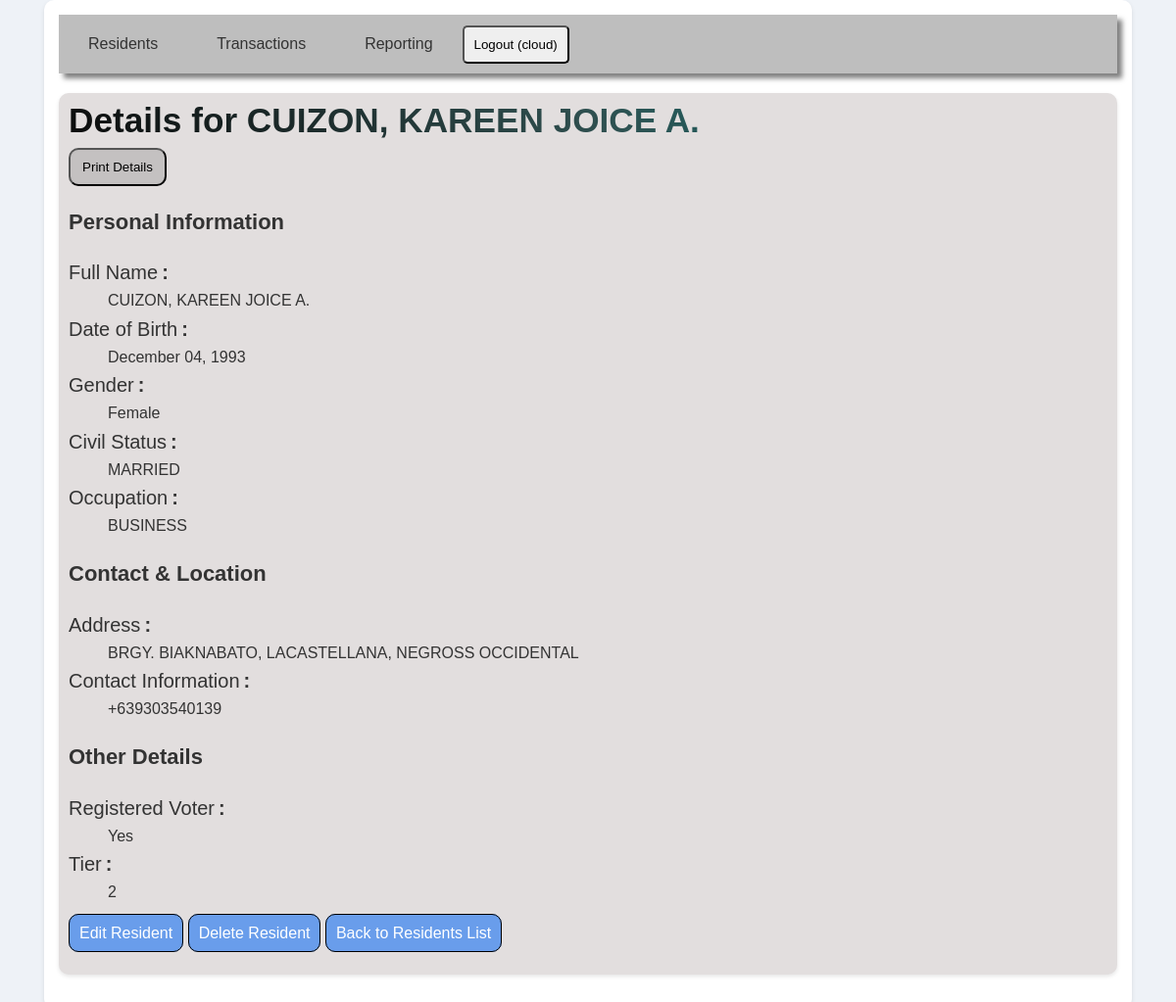
The page /residents/14/ (signed in) on the database its author committed.
### residents/models.py (models this page shows, shortened)
class Resident(models.Model):
    GENDER_CHOICES = [
        ('Male', 'Male'),
        ('Female', 'Female'),
        ('Others', 'Others'),
    ]
    TIER_CHOICES = [(str(i), str(i)) for i in range(1, 7)]
    CIVIL_STATUS_CHOICES = [
        ('SINGLE', 'Single'),
        ('MARRIED', 'Married'),
        ('WIDOWED', 'Widowed'),
        ('DIVORCED', 'Divorced'),
        ('SEPARATED', 'Separated'),
        ('ANNULLED', 'Annulled'),
        ('COMMON-LAW / LIVE-IN PARTNER', 'Common-law / Live-in Partner'),
    ]
    contact_validator = RegexValidator(
        regex=r'^[0-9+]*$', # Allows digits (0-9) and the plus sign (+)
        message='Contact information can only contain digits (0-9) and the plus sign (+).'
    )
    full_name = models.CharField(max_length=255)
    date_of_birth = models.DateField()
    gender = models.CharField(max_length=10, choices=GENDER_CHOICES)
    purok = models.CharField(max_length=225)
    religion = models.CharField(max_length=100, blank=True, null=True)
    email_address = models.EmailField(max_length=255, blank=True, null=True)
    address = models.TextField()
    place_of_birth = models.TextField()
    contact_information = models.CharField(max_length=100, blank=True, null=True, default='+63', validators=[contact_validator]) # Optional
    civil_status = models.CharField(max_length=50, choices=CIVIL_STATUS_CHOICES) # Applied new choices
    nationality = models.CharField(max_length=100, default='Filipino', blank=True, null=True)
    occupation = models.CharField(max_length=100, blank=True, null=True) # Optional
    voter_status = models.BooleanField(default=False) # True if registered voter
    tier = models.CharField( max_length=10, blank=True, null=True, choices=TIER_CHOICES )
    notes = models.TextField(blank=True, null=True) # Optional

### residents/views.py (the view)
# urls.py: path('<int:resident_id>/', views.resident_detail, name='resident_detail'),
@login_required
def resident_detail(request, resident_id):
    try:
        resident = get_object_or_404(Resident, pk=resident_id)
    except Http404:
        messages.warning(request, f"The resident with ID {resident_id} was not found or has been deleted.")
        return redirect('index')
    context = {
        'resident': resident,
        'page_title': f'Details for {resident.full_name}'
    }
    return render(request, 'residents/resident_detail.html', context)

### residents/templates/residents/resident_detail.html (shortened to what this page needs)
{% load static %}
<!DOCTYPE html>
<html>
<head>
    {% include 'residents/html/header.html' %}
</head>
<body>
    <div class="container">
  {% include 'residents/html/header_nav_bar.html' %}
        <div class="content">
            <div class="page-header">
                <h1>{{ page_title }}</h1>
                <button id="print-details-btn" class="btn btn-print">Print Details</button>
            </div>
            <div class="data">
                <div class="resident-details">
                    <section class="details-section personal-info">
                        <h2 class="section-title">Personal Information</h2>
                        <dl class="details-list">
                            <dt>Full Name</dt>
                            <dd>{{ resident.full_name }}</dd>
                            <dt>Date of Birth</dt>
                            <dd>{{ resident.date_of_birth|date:"F d, Y" }}</dd>
                            <dt>Gender</dt>
                            <dd>{{ resident.gender }}</dd>
                            <dt>Civil Status</dt>
                            <dd>{{ resident.civil_status }}</dd>
                            {% if resident.occupation %}
                                <dt>Occupation</dt>
                                <dd>{{ resident.occupation }}</dd>
                            {% endif %}
                        </dl>
                    </section>
                    <section class="details-section contact-info">
                        <h2 class="section-title">Contact & Location</h2>
                        <dl class="details-list">
                            <dt>Address</dt>
                            <dd>{{ resident.address }}</dd>
                            {% if resident.contact_information %}
                                <dt>Contact Information</dt>
                                <dd>{{ resident.contact_information }}</dd>
                            {% endif %}
                        </dl>
                    </section>
                    <section class="details-section other-info">
                        <h2 class="section-title">Other Details</h2>
                        <dl class="details-list">
                            <dt>Registered Voter</dt>
                            <dd>{% if resident.voter_status %}Yes{% else %}No{% endif %}</dd>
                            <dt>Tier</dt>
                            <dd>{{ resident.tier }}</dd>
                        </dl>
                    </section>
                    <div class="actions-panel">
                        <a href="{% url 'edit_resident' resident.pk %}?next={{ request.get_full_path|urlencode }}" class="btn btn-edit">Edit Resident</a>
                        <a href="{% url 'delete_resident' resident.pk %}?next={{ request.get_full_path|urlencode }}" class="btn btn-delete">Delete Resident</a>
                        <a href="{% url 'index' %}" class="btn btn-back">Back to Residents List</a>
                    </div>
                </div>
            </div>
        </div>
    </div>
</body>
</html>

### residents/templates/residents/html/header_nav_bar.html (shortened to what this page needs)
    <nav class="navbar">
        <ul id="navbar-links">
            {% if user.is_authenticated %}
                <li><a href="{% url 'index' %}" {% if request.resolver_match.url_name == 'index' %}class="active"{% endif %}>Residents</a></li>
                <li><a href="{% url 'transactions_list' %}" {% if request.resolver_match.url_name == 'transactions_list' %}class="active"{% endif %}>Transactions</a></li>
                <li><a href="{% url 'reporting_page' %}" {% if request.resolver_match.url_name == 'reporting_page' %}class="active"{% endif %}>Reporting</a></li>
                <li>
                    <form id="logout-form-interactive" method="post" action="{% url 'logout' %}">
                        <button type="submit" class="logout-button">Logout ({{ user.username }})</button>
                    </form>
                </li>
            {% else %}
                <li><a href="{% url 'login' %}">Login</a></li>
            {% endif %}
        </ul>
    </nav>

### residents/static/residents/css/style.css (style rules this page uses)
body { font-family: 'Arial', sans-serif; line-height: 1.6; margin: 0; padding: 0; background-color: #eef2f7; color: #333; }
.container { max-width: 90%; height: auto; margin: 0 auto; background-color: #fff; padding: 15px; border-radius: 10px; box-shadow: 0 2px 4px rgba(0, 0, 0, 0.1); }
.content { width: 100%; margin: 20px 0; padding-bottom: 20px; background-color: #e2dede; border-radius: 10px; box-shadow: 0 2px 4px rgba(0, 0, 0, 0.1); }
.content .data { width: auto; padding-left: 10px; padding-right: 0; padding-bottom: 10px; }
.content .data a { border-radius: 10px; color: white; width: 100%; padding: 10px; background-color: #699deb; text-decoration: none; border: 1px solid black; }
.content .data h2 { font-size: 22px; }
.content .data dt { font-weight: 200; font-size: 20px; }
.details-list dt::after { content: ":"; font-weight: bold; margin-left: 4px; }
.navbar { background-color: #bebebe; box-shadow: 5px 5px 5px rgb(0, 0, 0, .5); height: 60px; display: flex; justify-content: space-between; align-items: center; position: relative; }
.navbar ul#navbar-links { height: 100%; list-style: none; margin: 0; padding: 0; display: flex; }
.navbar ul#navbar-links li { background-color: #bebebe; height: 100%; }
.navbar ul#navbar-links li a { padding: 0 30px; height: 100%; width: auto; text-decoration: none; color: #333; display: block; display: flex; justify-content: center; align-items: center; }
h1 { font-family: 'Poppins', sans-serif; padding: 0 10px; font-size: 2.2em; font-weight: 700; margin: auto; background: linear-gradient(45deg, #0a0909, #2F4F4F, #008080); -webkit-background-clip: text; -webkit-text-fill-color: transparent; background-clip: text; }
.btn-print { background-color: rgb(196, 193, 193); width: 100px; border-radius: 10px; padding: 10px; margin-left: 10px; }

### rows shown on the page
Resident: full_name "CUIZON, KAREEN JOICE A.", date_of_birth "December 04, 1993", gender "Female", civil_status "MARRIED", occupation "BUSINESS", address "BRGY. BIAKNABATO, LACASTELLANA, NEGROSS OCCIDENTAL", contact_information "+639303540139", tier "2"

### other values the page prints
{{ user.username }} "cloud"
{{ page_title }} "Details for CUIZON, KAREEN JOICE A."
